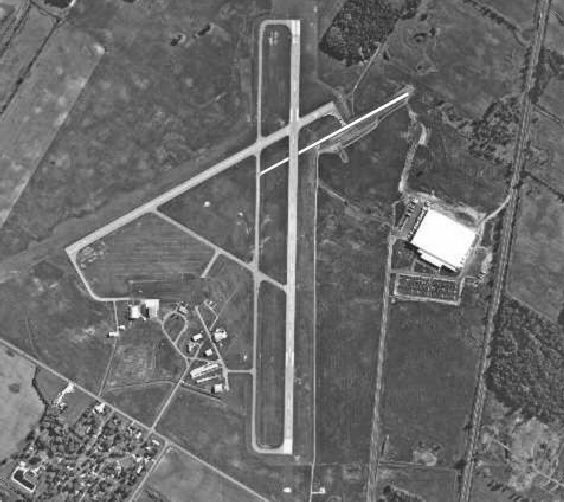
%> input picture School/CSE 102/Labs/Lab9/Code/marion_airport.tif, 564 x 502 px
$ octave Part6.m   (GNU Octave 9; MATLAB toolbox functions it lacks are replaced by stand-ins)
%> lines starting %> are read from the running program, lines starting %| are printed output that depends on the picture
clc; close all; clear;
airport = imread('marion_airport.tif');
%> airport is the input picture: size 502x564 uint8; min 19, max 255, mean 106.4
figure(1); imshow(airport); title('Original');
air_rotate = imrotate(airport,33,'crop');
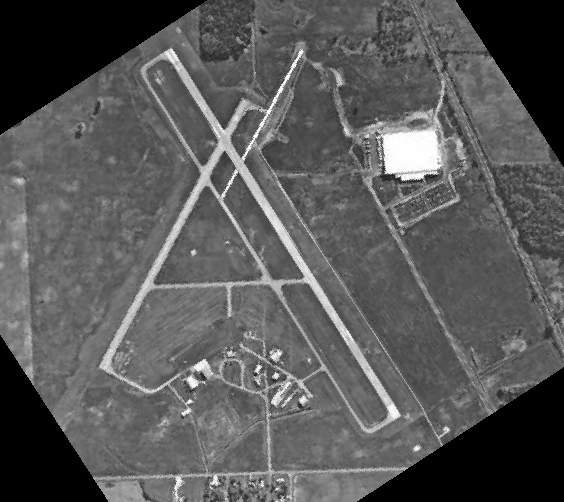
%> air_rotate: size 502x564 uint8; min 0, max 255, mean 88.8
air_binary = edge(air_rotate,'canny');
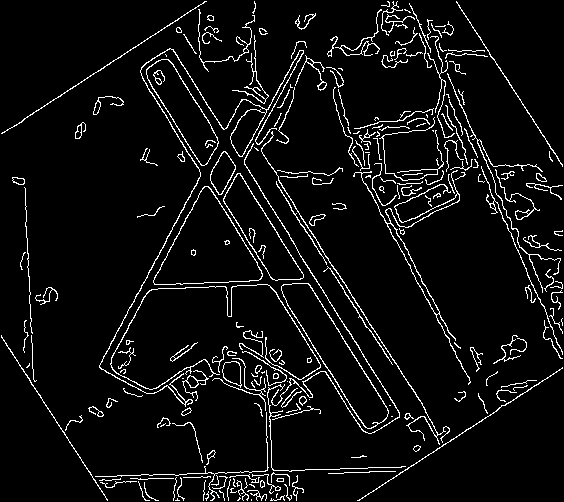
%> air_binary: size 502x564 logical; 6% white in thin lines or dots
[H,T,R] = hough(air_binary);
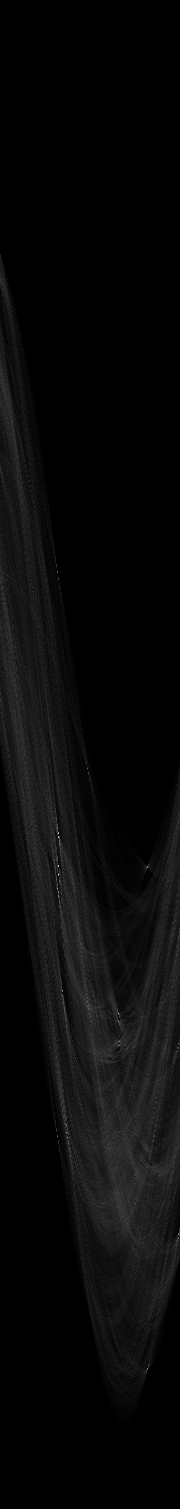
%> H: size 1509x180 double; min 0, max 315, mean 11.2; drawn with min black and max white
%> T = 180 values from -90 to 89; R = 1509 values from -754 to 754
figure(2);
imshow(H,[],'XData',T,'YData',R,...
            'InitialMagnification','fit');
xlabel('\theta'), ylabel('\rho');
axis on, axis normal, hold on;

peaks = houghpeaks(H,5,'threshold',ceil(0.3*max(H(:))));
%> peaks = [875 59; 838 59; 1014 119; 1235 179; 991 63]
x = T(peaks(:,2)); y = R(peaks(:,1));
%> after `x = T(peaks(:,2))`: x = [-32 -32 28 88 -28]
%> after `y = R(peaks(:,1))`: y = [120 83 259 480 236]
plot(x,y,'s','color','white');
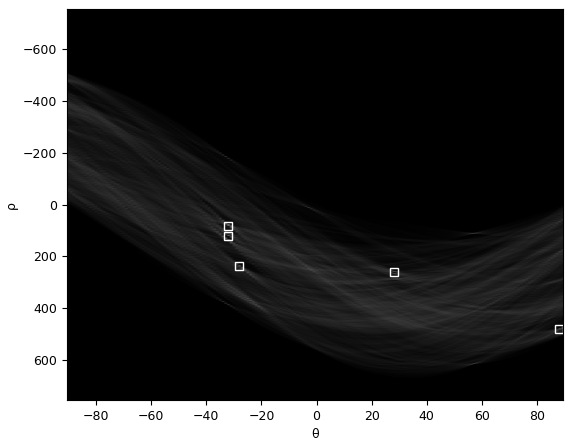
%> figure redrawn from the program's plot data

lines = houghlines(air_binary,T,R,peaks,'FillGap',5,'MinLength',7);
%> lines = 30 lines; longest, point1 to point2 (x, y): (100, 366) to (201, 177), (302, 257) to (400, 414), (284, 297) to (366, 428), (406, 259) to (471, 383), (245, 165) to (299, 252), (148, 79) to (202, 166)
figure, imshow(air_rotate), hold on
max_len = 0;
for k = 1:length(lines)
   xy = [lines(k).point1; lines(k).point2];
   plot(xy(:,1),xy(:,2),'LineWidth',2,'Color','green');

   % Plot beginnings and ends of lines
   plot(xy(1,1),xy(1,2),'x','LineWidth',2,'Color','yellow');
   plot(xy(2,1),xy(2,2),'x','LineWidth',2,'Color','red');

   % Determine the endpoints of the longest line segment
   len = norm(lines(k).point1 - lines(k).point2);
   if ( len > max_len)
      max_len = len;
      xy_long = xy;
   end
end
%> this loop made 30 passes
%> (len, max_len, xy_long) on passes 1, 3, 4, 11: (93.49, 93.49, [173 50; 223 129]), (102.4, 102.4, [245 165; 299 252]), (185.1, 185.1, [302 257; 400 414]), (214.3, 214.3, [100 366; 201 177])
%> (xy, len) on passes 2, 5, 6, 7, 8, 9: ([232 144; 240 157], 15.26), ([408 426; 412 432], 7.21), ([148 79; 202 166], 102.4), ([211 180; 220 195], 17.49), ([224 201; 273 280], 92.96), ([284 297; 366 428], 154.5)
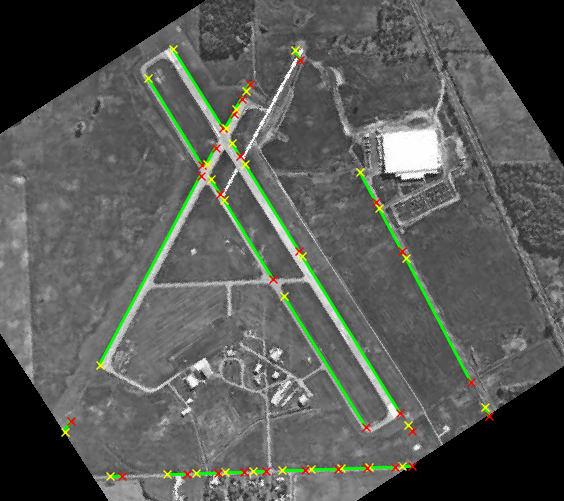
%> figure redrawn from the program's plot data
